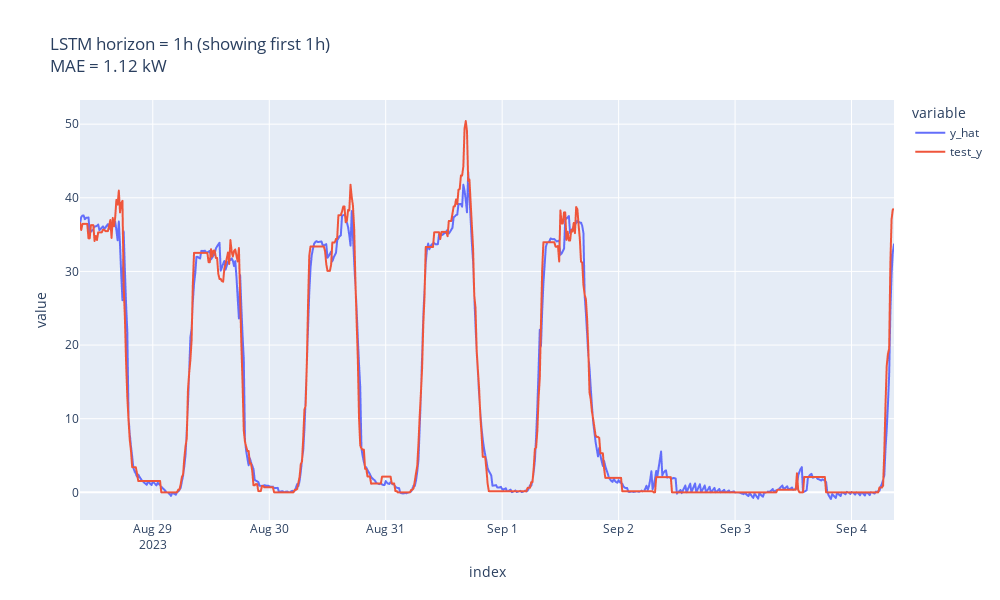

Notebook source saved alongside this figure:
### Markdown cell above
Hour-ahead

### Code cell
viz_horizon_h = 1
horizon_h = int(data_opt['n_timesteps']/4)

idx = pd.date_range(y_hat.index[0],periods=int(168/viz_horizon_h),freq=f'{viz_horizon_h}h')

out1_tplus = [f'out1(t+{t})' for t in range(4*viz_horizon_h)]

y_hat_flat = y_hat[out1_tplus].loc[idx].values.flatten()

test_y_flat = test_y[out1_tplus].loc[idx].values.flatten()

mae = (((y_hat_flat - test_y_flat)**2)**(0.5)).mean()

pd.DataFrame({'y_hat':y_hat_flat,'test_y':test_y_flat},
            index=pd.date_range(idx[0],periods=len(y_hat_flat),freq='15min'))\
                .plot(title=f'LSTM horizon = {horizon_h}h (showing first {viz_horizon_h}h)<br>'+\
                            f'MAE = {mae:.2f} kW',
                      height=600, width=1000)

### Figure 1 — Plotly figure (JSON) as saved in the notebook; plotly's stock layout.template omitted (floating-point values rounded to 4 significant figures; data arrays with more than 128 entries replaced by an {"elided": "..."} marker saying what was removed)
{"data": [{"hovertemplate": "variable=y_hat<br>index=%{x}<br>value=%{y}<extra></extra>", "legendgroup": "y_hat", "line": {"color": "#636efa", "dash": "solid"}, "marker": {"symbol": "circle"}, "mode": "lines", "name": "y_hat", "showlegend": true, "type": "scattergl", "x": {"elided": "672 str values"}, "xaxis": "x", "y": {"elided": "672 float values"}, "yaxis": "y"}, {"hovertemplate": "variable=test_y<br>index=%{x}<br>value=%{y}<extra></extra>", "legendgroup": "test_y", "line": {"color": "#EF553B", "dash": "solid"}, "marker": {"symbol": "circle"}, "mode": "lines", "name": "test_y", "showlegend": true, "type": "scattergl", "x": {"elided": "672 str values"}, "xaxis": "x", "y": {"elided": "672 float values"}, "yaxis": "y"}], "layout": {"height": 600, "legend": {"title": {"text": "variable"}, "tracegroupgap": 0}, "title": {"text": "LSTM horizon = 1h (showing first 1h)<br>MAE = 1.12 kW"}, "width": 1000, "xaxis": {"anchor": "y", "domain": [0, 1], "title": {"text": "index"}}, "yaxis": {"anchor": "x", "domain": [0, 1], "title": {"text": "value"}}}}
